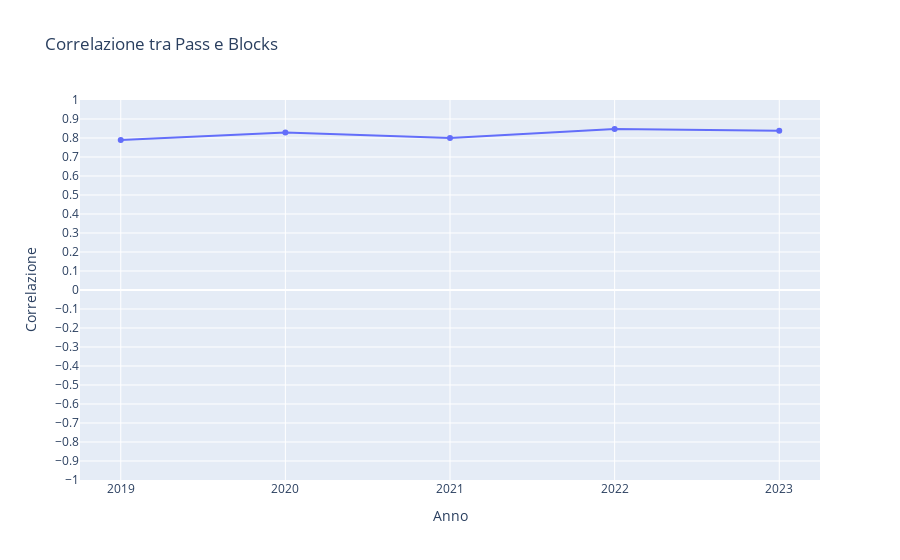

This figure's notebook cell:
### Code cell
stat = 'Pass'
best_worst(stat)

stat1 = 'Pass'
stat2 = 'Blocks'
correlazione(stat1, stat2)

stat2 = 'TklW'
correlazione(stat1, stat2)

stat2 = 'KP'
correlazione(stat1, stat2)

### Figure 1 — Plotly figure (JSON) as saved in the notebook; plotly's stock layout.template omitted (floating-point values rounded to 4 significant figures)
{"data": [{"hovertemplate": "Anno=%{x}<br>Correlazione=%{y}<extra></extra>", "legendgroup": "", "line": {"color": "#636efa", "dash": "solid"}, "marker": {"symbol": "circle"}, "mode": "lines+markers", "name": "", "orientation": "v", "showlegend": false, "type": "scatter", "x": [2019, 2020, 2021, 2022, 2023], "xaxis": "x", "y": [0.7896, 0.829, 0.7999, 0.8469, 0.8388], "yaxis": "y"}], "layout": {"legend": {"tracegroupgap": 0}, "title": {"text": "Correlazione tra Pass e Blocks"}, "xaxis": {"anchor": "y", "domain": [0, 1], "dtick": 1, "title": {"text": "Anno"}}, "yaxis": {"anchor": "x", "domain": [0, 1], "dtick": 0.1, "range": [-1, 1], "title": {"text": "Correlazione"}}}}
